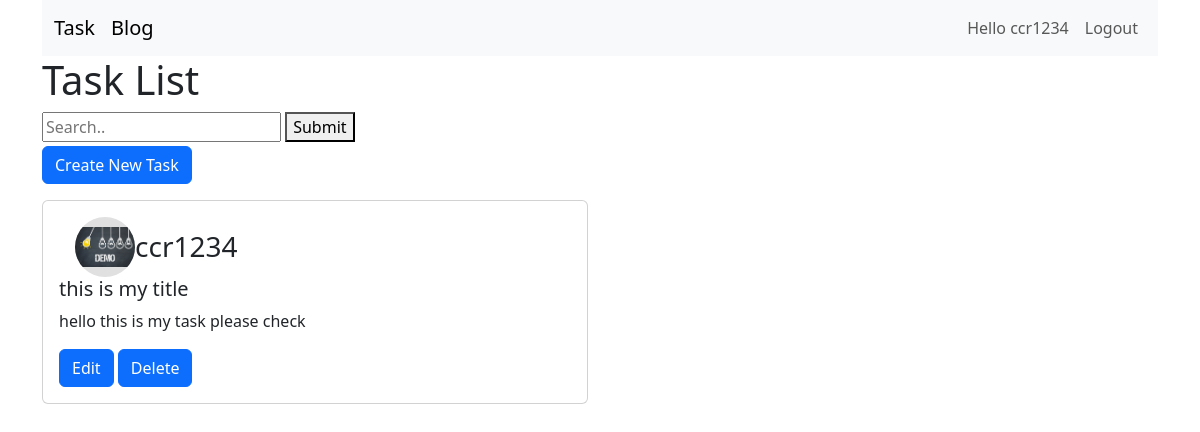
Screenshot of /taskapp/ (signed in) with the database file from the repository.
### TaskApp/models.py (models this page shows, shortened)
class Timestamp(models.Model):
    created_at = models.DateTimeField(auto_now_add=True, blank=True, null=True)
    updated_at = models.DateTimeField(auto_now=True, blank=True, null=True)
    class Meta:
        abstract = True

class Task(Timestamp):
    creator = models.ForeignKey(User, on_delete=models.CASCADE)
    title = models.CharField(max_length=200)
    description = models.TextField()

### TaskApp/views.py (the view)
# urls.py: path("", TaskListView.as_view(), name="task_list"),
class TaskListView(LoginRequiredMixin,ListView):
    model = Task
    template_name = 'taskapp/task_list.html'
    context_object_name = 'tasks'
    def get_queryset(self):
        query = self.request.GET.get('q')
        queryset = super().get_queryset()
        if query:
            queryset = queryset.filter(Q(title__icontains = query))
        return queryset

### templates/taskapp/task_list.html (shortened to what this page needs)
{% extends 'taskapp/base.html' %}
{% load static %}
{% block body%}
<h1>Task List</h1>
    <form method="get" action="{% url 'taskapp:task_list' %}">
        <input type="text" placeholder="Search.." name="q" value="{{ request.GET.q }}">
        <button type="submit">Submit</button>
    </form>
    <a class="btn btn-primary mb-3 mt-1"  href="{% url 'taskapp:task_create' %}">Create New Task</a>
    <div class="row">
      {% for task in tasks %}
        <div class="col-sm-6">
          <div class="card">
            <div class="card-body">
                <div class="row px-3">
                    <div class="profile-details">
                      {% if task.creator.profile.image %}
                          <img class="profile-pic mr-3" src="{{ task.creator.profile.image.url }}" alt="Profile Picture">
                      {% else %}
                          <img class="profile-pic mr-3" src="{% static 'demo.jpg' %}" alt="Default Profile Picture">
                      {% endif %}
                      <div>
                            <h3 class="mb-0 font-weight-normal">{{task.creator}}</h3>
                        </div>
                    </div>
                </div>
              <h5 class="card-title">{{ task.title }} </h5>
              <p class="card-text">{{task.description}}</p>
              {% if user.is_authenticated and user == task.creator%}
              <a href="{% url 'taskapp:task_update' task.id %}" class="btn btn-primary">Edit</a>
              <a href="{% url 'taskapp:task_delete' task.id %}" class="btn btn-primary">Delete</a>
                  {% endif %}
            </div>
          </div>
        </div>
        {% empty %}
        <h3>No task found. </h3>
        {% endfor %}
      </div>
    {% endblock body%}

### templates/taskapp/base.html (shortened to what this page needs)
<!DOCTYPE html>
<html lang="en">
<head>
    <link href="https://cdn.jsdelivr.net/npm/bootstrap@5.3.1/dist/css/bootstrap.min.css" rel="stylesheet">
</head>
<body>
<div class="container">
    {% if request.user.is_authenticated %}
        <nav class="navbar navbar-expand-lg bg-body-tertiary">
            <div class="container-fluid">
                <a class="navbar-brand" href="{% url 'taskapp:task_list' %}">Task</a>
                <a class="navbar-brand" href="{% url 'taskapp:blog' %}">Blog</a>
                <div class="collapse navbar-collapse" id="navbarSupportedContent">
                    <ul class="navbar-nav ml-auto">
                        <li class="nav-item">
                            <a class="nav-link" href="#">Hello {{ request.user.username }}</a>
                        </li>
                        <li class="nav-item">
                            <a class="nav-link" href="{% url 'taskapp:logout' %}">Logout</a>
                        </li>
                    </ul>
                </div>
            </div>
        </nav>
    {% endif %}
    {% block body %}
    {% endblock body %}
</div>
</body>
</html>

### templates/taskapp/task_list.html (style rules this page uses)
.profile-pic { width: 60px; height: 60px; border-radius: 50%; object-fit: contain; background-color: #E0E0E0; }
.profile-details { display: flex; align-items: center; }
.mb-0 { margin-bottom: 0; }

### rows the page displays
Task: creator "ccr1234", title "this is my title", description "hello this is my task please check", shows "Edit"

### other values shown
{{ request.user.username }} "ccr1234"
